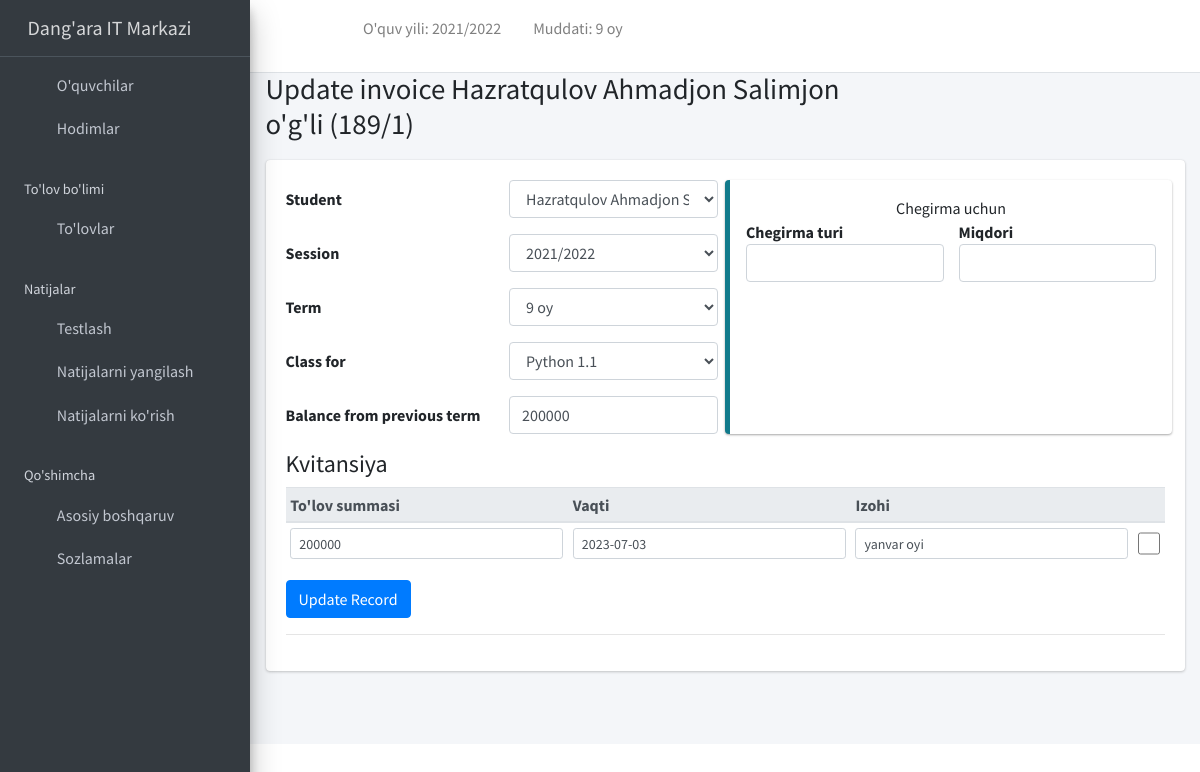
/finance/23/update/ (signed in), run on the app's committed database.
### apps/corecode/models.py (models this page shows)
class AcademicSession(models.Model):
    name = models.CharField(max_length=200, unique=True)
    current = models.BooleanField(default=True)
    class Meta:
        ordering = ["-name"]
    def __str__(self):
        return self.name

class AcademicTerm(models.Model):
    name = models.CharField(max_length=20, unique=True)
    current = models.BooleanField(default=True)
    class Meta:
        ordering = ["name"]
    def __str__(self):
        return self.name

### apps/finance/models.py (models this page shows, shortened)
class Invoice(models.Model):
    student = models.ForeignKey(Student, on_delete=models.CASCADE)
    session = models.ForeignKey(AcademicSession, on_delete=models.CASCADE)
    term = models.ForeignKey(AcademicTerm, on_delete=models.CASCADE)
    class_for = models.ForeignKey(StudentClass, on_delete=models.CASCADE)
    balance_from_previous_term = models.IntegerField(default=0)
    status = models.CharField(
        max_length=20,
        choices=[("active", "Active"), ("closed", "Closed")],
        default="active",
    )
    class Meta:
        ordering = ["student", "term"]
    def __str__(self):
        return f"{self.student}"

### apps/students/models.py (models this page shows, shortened)
class Student(models.Model):
    STATUS_CHOICES = [("active", "Aktiv"), ("inactive", "Ketgan")]
    GENDER_CHOICES = [("male", "Erkak"), ("female", "Ayol")]
    current_status = models.CharField(
        max_length=10, choices=STATUS_CHOICES, default="active"
    )
    registration_number = models.CharField(max_length=200, unique=True)
    surname = models.CharField(max_length=200)
    firstname = models.CharField(max_length=200)
    other_name = models.CharField(max_length=200, blank=True)
    gender = models.CharField(max_length=10, choices=GENDER_CHOICES, default="male")
    date_of_birth = models.DateField(default=timezone.now)
    current_class = models.ForeignKey(
        StudentClass, on_delete=models.SET_NULL, blank=True, null=True
    )
    date_of_admission = models.DateField(default=timezone.now)
    mobile_num_regex = RegexValidator(
        regex="^[0-9]{9,13}$", message="Iltimos e'tibotli bo'ling!"
    )
    parent_mobile_number = models.CharField(
        validators=[mobile_num_regex], max_length=13, blank=True
    )
    address = models.TextField(blank=True)
    others = models.TextField(blank=True)
    passport = models.ImageField(blank=True, upload_to="students/passports/")
    class Meta:
        ordering = ["surname", "firstname", "other_name"]
    def __str__(self):
        return f"{self.surname} {self.firstname} {self.other_name} ({self.registration_number})"

### apps/finance/views.py (the view, shortened to what this page needs)
# urls.py: path("<int:pk>/update/", InvoiceUpdateView.as_view(), name="invoice-update"),
class InvoiceUpdateView(LoginRequiredMixin, UpdateView):
    model = Invoice
    fields = ["student", "session", "term", "class_for", "balance_from_previous_term"]
    def get_context_data(self, **kwargs):
        context = super(InvoiceUpdateView, self).get_context_data(**kwargs)
        if self.request.POST:
            context["receipts"] = InvoiceReceiptFormSet(
                self.request.POST, instance=self.object
            )
            context["items"] = InvoiceItemFormset(
                self.request.POST, instance=self.object
            )
        else:
            context["receipts"] = InvoiceReceiptFormSet(instance=self.object)
            context["items"] = InvoiceItemFormset(instance=self.object)
        return context

### apps/corecode/context_processors.py (called while the page is built)
def site_defaults(request):
    current_session = AcademicSession.objects.get(current=True)
    current_term = AcademicTerm.objects.get(current=True)
    vals = SiteConfig.objects.all()
    contexts = {
        "current_session": current_session.name,
        "current_term": current_term.name,
    }
    for val in vals:
        contexts[val.key] = val.value
    return contexts

### apps/corecode/models.py (called while the page is built)
    def __str__(self):
        return self.name

### apps/finance/templates/finance/invoice_form.html (shortened to what this page needs)
{% extends 'base.html' %}
{% load widget_tweaks %}
{% block title %}
{% if object %}
Update invoice {{ object }}
{% else %}
Add new invoice
{% endif %}
{% endblock title %}
{% block content %}
<form method="POST">
  <div class="row">
    <div class="col-sm-6">
      {% for field in form %}
      <div class="form-group row">
        <label class="col col-form-label" for="{{ field.auto_id }}">
          {{ field.label }}
        </label>
        <div class="col">
          {{ field | add_class:"form-control"}}
        </div>
      </div>
      {% endfor %}
    </div>
    <div class="col-sm-6 callout callout-info">
      <div class="text-center">Chegirma uchun</div>
      <div class="row">
        <div class="col"><strong>Chegirma turi</strong></div>
        <div class="col"><strong>Miqdori</strong></div>
      </div>
      {% for item in items %}
      <div class="form-group row items-group">
        <div class="col">{{ item.description | add_class:"form-control"}}</div>
        <div class="col">{{ item.amount | add_class:"form-control"}}</div>
      </div>
      {% endfor %}
    </div>
  </div>
  {% if object %}
    <h4>Kvitansiya</h4>
    <table class="table table-sm">
      <thead class="thead-light">
        <tr>
          <th>To'lov summasi</th>
          <th>Vaqti</th>
          <th>Izohi</th>
          <th><i class="fa fa-trash"></i></th>
        </tr>
      </thead>
      <tbody>
        {% for receipt in receipts %}
        <tr>
          {% for field in receipt.visible_fields %}
          <td>{{ field | add_class:"form-control form-control-sm"}}</td>
          {% endfor %}
        </tr>
        {% endfor %}
      </tbody>
    </table>
  {% endif %}
  {% if object %}
  <input type="submit" class="btn btn-primary" value="Update Record">
  {% else %}
  <input type="submit" class="btn btn-primary" value="Add new invoice">
  {% endif %}
</form>
<hr>
{% endblock content %}

### templates/base.html (shortened to what this page needs)
{% load static %}
<!DOCTYPE html>
<html lang="en">
<head>
  <link rel="stylesheet" href="{% static 'plugins/fontawesome-free/css/all.min.css' %}">
  <link rel="stylesheet" href="{% static 'plugins/toastr/toastr.min.css' %}">
  <link rel="stylesheet"
    href="{% static 'plugins/overlayScrollbars/css/OverlayScrollbars.min.css' %}">
  <link rel="stylesheet" href="{% static 'plugins/Datatables/datatables.min.css' %}" />
  <link rel="stylesheet" href="{% static 'dist/css/adminlte.min.css' %}">
</head>
<body
  class="hold-transition sidebar-mini layout-fixed layout-navbar-fixed layout-footer-fixed">
  <div class="wrapper">
    <nav class="main-header navbar navbar-expand navbar-white navbar-light">
      <ul class="navbar-nav">
        <li class="nav-item">
          <a class="nav-link" data-widget="pushmenu" href="#" role="button"><i
              class="fas fa-bars"></i></a>
        </li>
        <li class="nav-item d-none d-sm-inline-block">
          <a href="{% url 'home' %} " class="nav-link"><i class="fa fa-home"></i></a>
        </li>
        <li class="nav-item d-none d-sm-inline-block">
          <p class="nav-link">O'quv yili: {{ current_session }}</p>
        </li>
        <li class="nav-item d-none d-sm-inline-block">
          <p class="nav-link">Muddati: {{ current_term }}</p>
        </li>
      </ul>
      <ul class="navbar-nav ml-auto">
        <li class="nav-item dropdown">
          <a class="nav-link" data-toggle="dropdown" href="#">
            <i class="far fa-user"></i>
          </a>
        </li>
        <li class="nav-item">
          <a class="nav-link" data-widget="control-sidebar" data-slide="true"
            href="#" role="button"><i class="fas fa-th-large"></i></a>
        </li>
      </ul>
    </nav>
    <aside class="main-sidebar sidebar-dark-primary elevation-4">
      <a href="{% url 'home' %}" class="brand-link"><i class="nav-icon fas fa-graduation-cap"></i> Dang'ara IT Markazi</a>
      <div class="sidebar">
        <nav class="mt-2">
          <ul class="nav nav-pills nav-sidebar flex-column"
            data-widget="treeview" role="menu" data-accordion="false">
            <li class="nav-item">
              <a href="{% url 'student-list' %}" class="nav-link">
                <i class="nav-icon fas fa-graduation-cap"></i>
                <p>
                  O'quvchilar
                </p>
              </a>
            </li>
            <li class="nav-item">
              <a href="{% url 'staff-list' %}" class="nav-link">
                <i class="nav-icon fas fa-users"></i>
                <p>
                  Hodimlar
                </p>
              </a>
            </li>
            <li class="nav-header">To'lov bo'limi</li>
            <li class="nav-item">
              <a href="{% url 'invoice-list' %}" class="nav-link">
                <i class="nav-icon fas fa-money-bill-alt"></i>
                <p>
                  To'lovlar
                </p>
              </a>
            </li>
            <li class="nav-header">Natijalar</li>
            <li class="nav-item">
              <a href="{% url 'create-result' %}" class="nav-link">
                <i class="nav-icon fas fa-plus"></i>
                <p>
                  Testlash
                </p>
              </a>
            </li>
            <li class="nav-item">
              <a href="{% url 'edit-results' %}" class="nav-link">
                <i class="nav-icon fas fa-pen"></i>
                <p>
                  Natijalarni yangilash
                </p>
              </a>
            </li>
            <li class="nav-item">
              <a href="{% url 'view-results' %}" class="nav-link">
                <i class="nav-icon fas fa-address-card"></i>
                <p>
                  Natijalarni ko'rish
                </p>
              </a>
            </li>
            <li class="nav-header">Qo'shimcha</li>
            <li class="nav-item has-treeview">
              <a href="#" class="nav-link">
                <i class="nav-icon fas fa-copy"></i>
                <p>
                  Asosiy boshqaruv
                  <i class="fas fa-angle-left right"></i>
                </p>
              </a>
            </li>
            <li class="nav-item">
              <a href="{% url 'configs' %}" class="nav-link">
                <i class="nav-icon fas fa-cog"></i>
                <p>
                  Sozlamalar
                </p>
              </a>
            </li>
          </ul>
        </nav>
      </div>
    </aside>
    <div class="content-wrapper">
      <section class="content-header">
        <div class="container-fluid">
          <div class="row mb-1">
            <div class="col-sm-8">
              <h1>{% block title %}{% endblock title %}</h1>
            </div>
            <div class="col-sm-4">
            </div>
          </div>
        </div>
      </section>
      <section class="content">
        <div class="container-fluid">
          <div class="row">
            <div class="col-md-12">
              {% block fullcard %}
              <div class="card">
                <div class="card-body">
                  <div class="row">
                    <div class="col">
                      {% block content %}
                      {% endblock content %}
                    </div>
                  </div>
                </div>
              </div>
              {% endblock fullcard %}
            </div>
          </div>
        </div>
      </section>
    </div>
  </div>
</body>
</html>

### data on the page
AcademicSession: name "2021/2022"
AcademicTerm: name "9 oy"
Invoice: student.registration_number "Hazratqulov Ahmadjon Salimjon o'g'li (189/1)", student "Hazratqulov Ahmadjon Salimjon o'g'li (189/1)" "2021/2022" "9 oy" "Python 1.1" "200000"

### other printed values
{{ field.label }} "Student" "Session" "Term" "Class for" "Balance from previous term"
